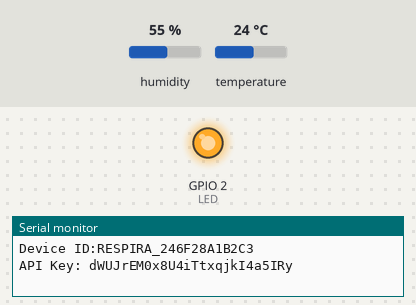
Simulated run of this sketch. Board: ESP32. Shown: output pins drawn as LEDs (lit = HIGH), the last lines printed to the serial monitor. Inputs (shaded band) come from the test bench; at power-on: humidity 55 %, temperature 24 °C. WiFi joins after 1.5 s; servers stay silent unless stated; uploads are accepted with an empty reply.

Above: at 3.1 s.
At 4.6 s:
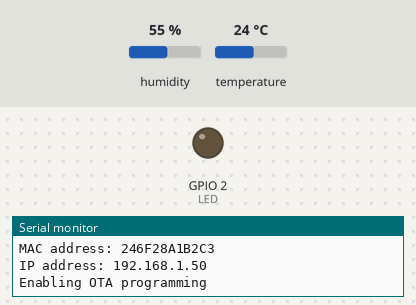
Timing chart, 0 to 26.4 s (numbered marks = the images above):
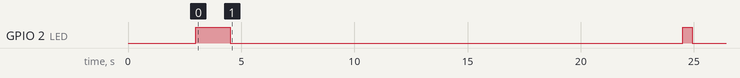

Measured:
- by itself, GPIO 2 (LED): HIGH → LOW at 4.5 s, → HIGH 20.0 s later, → LOW 0.40 s later

The sketch:

respira_fiware_sena.ino
```cpp
// (licence header left out)
#include <WiFi.h>
#include <esp_system.h>
#include <DNSServer.h>
#include <WebServer.h>
#include <WiFiManager.h>         // https://github.com/tzapu/WiFiManager

#include "config.h"
#include "fiware.h"
#include "respira_dht22.h"

#ifdef ENABLE_OTA_PROGRAMMING
#include <ESPmDNS.h>
#include <WiFiUdp.h>
#include <ArduinoOTA.h>
#endif

/**
 * Watchdog
 */
#ifdef WATCHDOG_ENABLED
const uint32_t WATCHDOG_DELAY = 30000000; // in usec
const int loopTimeCtl = 0;
hw_timer_t *timer = NULL;
#endif

// LED pin
#define LED  2

// Wifi managerapp
WiFiManager wifiManager;
const char wmPassword[] = "respira";

// Device MAC address
char deviceMac[16];

// Description string
char deviceId[32];

// FIWARE object
FIWARE fiware(FIWARE_SERVER, FIWARE_UL_PORT, FIWARE_APIKEY, FIWARE_QRY_PORT, FIWARE_SERVICE, FIWARE_SERVICE_PATH, APP_NAME);

// RESPIRA sensor set
RESPIRA_DHT22 dht22;
//RESPIRA_SPS30 sps30;
//RESPIRA_TB600 no2Sensor(&Serial2);
//RESPIRA_SI7021 si7021;

// Time of last sample in msec
uint32_t lastSampleTime = 0;

// Zero calibration for the NO2 sensor
//const uint32_t ZERO_CALIB_LOOPS = ZERO_CALIB_INTERVAL - TX_INTERVAL;
//uint16_t zeroCalibLoops = 0;

// Time of last transmission in msec
uint32_t lastTxTime = 0;

// First reading after startup
bool firstReading = true;

// force transmission
bool transmitNow = false;

/**
 * Restart board
 */
void restart(void)
{
  // Restart ESP32
  ESP.restart();
}

/**
 * readSettings
 *
 * Read settings received from CB
 *
 * @param settings Settings received in string format
 *
 * @return True in case of command successfully processed
 */
bool readSettings(char *settings)
{
  char *ptr1 = settings, *ptr2;
  uint8_t numParam = 0;
  float params[12];

  // Parse config string
  while((ptr2 = strchr(ptr1, '|')) != NULL)
  {
    if (numParam == sizeof(params))
      return false;

    ptr2[0] = 0;
    params[numParam++] = atof(ptr1);
    ptr1 = ptr2 + 1;
  }

  // Last paramter
  params[numParam++] = atof(ptr1);

  // Check number of parameters and update settings
  if (numParam == (sizeof(params)/sizeof(float)))
  {
    Serial.println("Updating config settings");
    return true;
  }
}

/**
 * transmit
 *
 * Build UL string and transmit to FIWARE IoT agent
 *
 * @return true in case of sucess
 */
bool transmit(void)
{
  char txBuf[256];
  // Temperature in ºC
  float temperature = dht22.getAvgTemperature();
  // Relative humidity
  float humidity = dht22.getAvgHumidity();
  // Preparing UL frame
  sprintf(txBuf, "t|%.2f|h|%.2f",
    temperature,
    humidity
  );

  Serial.println(txBuf);

  bool ret = fiware.send(deviceId, txBuf);

  // OK received from server?
  if (ret)
  {
    // Reset averages
    dht22.resetAvg();
  }
  return ret;
}

/**
 * Main setup function
 */
void setup()
{
  // Let the power supply stabilize
  delay(3000);

  // Setup UART
  Serial.begin(115200);
  Serial.println();

  // Config LED pin
  pinMode(LED, OUTPUT);
  digitalWrite(LED, LOW);

  // Get MAC
  WiFi.begin();
  uint8_t mac[6];
  WiFi.macAddress(mac);
  sprintf(deviceMac, "%02X%02X%02X%02X%02X%02X", mac[0], mac[1], mac[2], mac[3], mac[4], mac[5]);

  // Device ID
  sprintf(deviceId, "%s_%s", APP_NAME, deviceMac);

  Serial.print("Device ID:"); Serial.println(deviceId);
  Serial.print("API Key: "); Serial.println(FIWARE_APIKEY);

  digitalWrite(LED, HIGH);

  // WiFi Manager timeout
  wifiManager.setConfigPortalTimeout(300);

  // WiFi Manager autoconnect
  if (!wifiManager.autoConnect(deviceId))
  {
    Serial.println("failed to connect and hit timeout");
    ESP.restart();
    delay(1000);
  }
  else
  {
    Serial.println("");
    Serial.print("MAC address: ");
    Serial.println(deviceMac);
    Serial.print("IP address: ");
    Serial.println(WiFi.localIP());
  }

  // OTA programming
  #ifdef ENABLE_OTA_PROGRAMMING

  Serial.println("Enabling OTA programming");
  ArduinoOTA.setHostname(deviceId);
  ArduinoOTA.setPasswordHash("39a6fe1d4dac1ead27f12b3c2cbf7221");

  ArduinoOTA
    .onStart([]()
    {
      String type;
      if (ArduinoOTA.getCommand() == U_FLASH)
        type = "sketch";
      else // U_SPIFFS
        type = "filesystem";

      // NOTE: if updating SPIFFS this would be the place to unmount SPIFFS using SPIFFS.end()
      Serial.println("Start updating " + type);
    })
    .onEnd([]()
    {
      Serial.println("\nEnd");
    })
    .onProgress([](unsigned int progress, unsigned int total)
    {
      Serial.print("Progress: "); Serial.println(progress / (total / 100));
    })
    .onError([](ota_error_t error)
    {
      Serial.print("Error "); Serial.println(error);
      if (error == OTA_AUTH_ERROR) Serial.println("Auth Failed");
      else if (error == OTA_BEGIN_ERROR) Serial.println("Begin Failed");
      else if (error == OTA_CONNECT_ERROR) Serial.println("Connect Failed");
      else if (error == OTA_RECEIVE_ERROR) Serial.println("Receive Failed");
      else if (error == OTA_END_ERROR) Serial.println("End Failed");
    });

  ArduinoOTA.begin();

  #endif

//  #ifdef WATCHDOG_ENABLED
//  Serial.println("Enabling watchdog timer");
//  // Watchdog timer
//  timer = timerBegin(0, 80, true); //timer 0, div 80
//  timer = timerBegin(80); //timer 0, div 80
//  timerAttachInterrupt(timer, &restart, true);
//  timerAlarmWrite(timer, WATCHDOG_DELAY, false); //set time in us
//  timerAlarmEnable(timer); //enable interrupt
//  #endif

  // Initialize sensors
  dht22.begin();
  digitalWrite(LED, LOW);

  lastSampleTime = millis();
}

/**
 * Endless loop
 */
void loop()
{
  if ((millis() - lastSampleTime) >= SAMPLING_INTERVAL)
  {
    digitalWrite(LED, HIGH);
    Serial.println("Leyendo DHT22");
    dht22.read();
    lastSampleTime = millis();
    digitalWrite(LED, LOW);

    if (firstReading)
    {
      // Force transmission
      firstReading = false;
      transmitNow = true;
    }
  }

  if (((millis() - lastTxTime) >= TX_INTERVAL) || transmitNow)
  {
    digitalWrite(LED, HIGH);

    if (transmitNow)
      transmitNow = false;

    Serial.println("Transmitting UL frame");
    if (transmit())
    {
      Serial.println("OK");
      lastTxTime = millis();
    }
    else
      restart();


    // Query calibration settings
    char settings[FIWARE_SERVER_RESPONSE_MAXLEN];
    settings[0] = 0;  // Default contents

    Serial.println("Retrieving config settings from FIWARE CB");

    if (fiware.querySettings(settings, deviceId))
      readSettings(settings);

    digitalWrite(LED, LOW);

  }

  //#ifdef WATCHDOG_ENABLED
  // Reset WDT (feed watchdog)
  //timerWrite(timer, 0);
  //#endif

  #ifdef ENABLE_OTA_PROGRAMMING
  ArduinoOTA.handle();
  #endif

  //delay(1000);
}
```

fiware.h
```cpp
// (licence header left out)
#ifndef _FIWARE_H
#define _FIWARE_H

#include <stdarg.h>
#include <Arduino.h>
#include <HTTPClient.h>

#define FIWARE_SERVER_STRING_MAXLEN    32
#define FIWARE_SERVER_RESPONSE_MAXLEN  512
#define FIWARE_CMD_MAX_LEN             128
#define FIWARE_CMD_CONFIG             "config"


class FIWARE
{
  private:
    /**
     * FIWARE server URL
     */
    char server[FIWARE_SERVER_STRING_MAXLEN];

    /**
     * FIWARE UltraLight API port
     */
    uint16_t ulPort;

    /**
     * FIWARE entity API port
     */
    uint16_t queryPort;

    /**
     * FIWARE service
     */
    char service[FIWARE_SERVER_STRING_MAXLEN];

    /**
     * FIWARE service path
     */
    char servicePath[FIWARE_SERVER_STRING_MAXLEN];

    /**
     * Type of device
     */
    char deviceType[FIWARE_SERVER_STRING_MAXLEN];

    /**
     * Ultralight IoT agent API key
     */
    char apiKey[FIWARE_SERVER_STRING_MAXLEN];

  public:
    /**
     * Class constructor
     *
     * @param fiwareServer FIWARE server URL or IP address
     * @param ulP Port for UltraLight API
     * @param apiK UltraLight API key
     * @param qryP Port for NGSI entity API
     * @param serv FIWARE service
     * @param servPath FIWARE service path
     * @param devType Device type
     */
    inline FIWARE(const char *fiwareServer, const uint16_t ulP, const char *apiK, const uint16_t qryP = 0, const char* serv=NULL, const char* servPath=NULL, const char* devType= "RESPIRA")
    {
      strcpy(server, fiwareServer);
      ulPort = ulP;
      queryPort = qryP;
      strcpy(apiKey, apiK);
      strcpy(service, serv);
      strcpy(servicePath, servPath);
      strcpy(deviceType, devType);
    }

    /**
     * send
     *
     * Send attribute value
     *
     * @param entity Entity name
     * @param attributes Attributes following UltraLight format (attr1|val1#attr1|val2...)
     *
     * @return True in case of success. Return false otherwise
     */
    inline bool send(char *entity, char *attributes)
    {
      HTTPClient http;

      bool ret = false;

      // Make a HTTP request:
      char url[128];
      sprintf(url, "http://%s:%d/iot/d?k=%s&i=%s&getCmd=1", server, ulPort, apiKey, entity);

      http.begin(url);
      http.addHeader("Content-Type", "text/plain");
      int httpCode = http.POST(attributes);

      Serial.print("HTTP response: ");
      Serial.println(httpCode);

      if (httpCode == HTTP_CODE_OK)
        ret = true;

      http.end();

      return ret;
    }

    /**
     * querySettings
     *
     * Query configuration settings
     *
     * @param settings JSON string received from CB
     * @param entity Entity name
     *
     * @return True in case of success. Return false otherwise
     */
    inline bool querySettings(char *settings, char *entity)
    {
      HTTPClient http;

      bool ret = false;

      if ((service == NULL) || (queryPort == 0))
        return false;

      // Make a HTTP request:
      char url[256];
      sprintf(url, "http://%s:%d/v2/entities/%s:%s/attrs/config/value", server, queryPort, deviceType, entity);

      http.begin(url);
      http.addHeader("fiware-service", service);
      http.addHeader("fiware-servicepath", servicePath);
      int httpCode = http.GET();

      if (httpCode == HTTP_CODE_OK)
      {
        String payload = http.getString();

        Serial.println("Response from server:");
        Serial.println(payload);

        if (payload.length() < FIWARE_SERVER_RESPONSE_MAXLEN)
          payload.toCharArray(settings, payload.length() + 1);

        ret = true;
      }

      http.end();

      return ret;
    }
};
#endif
```

respira_dht22.h
```cpp
// (licence header left out)
#ifndef _RESPIRA_DTH22_H
#define _RESPIRA_DHT22_H
#include <DHT.h>
#define DHTTYPE DHT22
#define DHTPIN 13

//#include "SparkFun_Si7021_Breakout_Library.h"

/**
 * Return codes
 */
#define RESPIRA_DHT22_OK  0

class RESPIRA_DHT22
{
  private:
    /**
     * Sensor object
     */
    //Weather htu;
    DHT *htu;
    /**
     * Average temperature in ºC
     */
    float avgTemperature;

    /**
     * Average humidity in %
     */
    float avgHumidity;

    /**
     * Number of samples for the calculation of the averages
     */
    uint16_t avgSamples;

  public:
    /**
     * Class constructor
     */
    inline RESPIRA_DHT22(void)
    {
      htu=new DHT(DHTPIN, DHTTYPE);
      resetAvg();
    }

    /**
     * begin
     *
     * Initialize sensor board
     *
     * @return return code
     */
    inline uint8_t begin(void)
    {
      // Initialize sensor
      htu->begin();

      return RESPIRA_DHT22_OK;
    }

    /**
     * read
     *
     * Request reading and read response from sensor
     *
     * @return Return code
     */
    inline uint8_t read(void)
    {
      float temperature = htu->readTemperature();
      float humidity = htu->readHumidity();

      Serial.print("DHT22 : Temperature = "); Serial.print(temperature); Serial.print(" ºC - ");
      Serial.print("Humidity = "); Serial.print(humidity); Serial.println(" %");

      // Update averages
      avgTemperature += temperature;
      avgHumidity += humidity;
      avgSamples++;

      return RESPIRA_DHT22_OK;
    }

    /**
     * getTemperature
     *
     * Get instant temperature in ºC
     *
     * @return temperature in ºC
     */
    inline float getTemperature(void)
    {
      return htu->readTemperature();
    }

    /**
     * getHumidity
     *
     * Get instant humidity in º%
     *
     * @return Relative humidity in %
     */
    inline float getHumidity(void)
    {
      return htu->readHumidity();
    }

    /**
     * getAvgTemperature
     *
     * Get average temperature
     *
     * @return Average temperature in ºC
     */
    inline float getAvgTemperature(void)
    {
      if (avgSamples == 0)
        return 0.0;

      return avgTemperature / avgSamples;
    }

    /**
     * getAvgHumidity
     *
     * Get average humidity
     *
     * @return Average humidity in %
     */
    inline float getAvgHumidity(void)
    {
      if (avgSamples == 0)
        return 0.0;

      return avgHumidity / avgSamples;
    }

    /**
     * resetAvg
     *
     * Reset average variables
     */
    inline void resetAvg(void)
    {
      avgTemperature = 0;
      avgHumidity = 0;
      avgSamples = 0;
    }
};
#endif
```

config.h
```cpp
// (licence header left out)
/**
 * Enable watchdog
 */
//#define WATCHDOG_ENABLED  1

/**
 * Enable OTA programming
 */
#define ENABLE_OTA_PROGRAMMING  1

/**
 * Application name
 */
const char APP_NAME[] = "RESPIRA";

/**
 * FIWARE settings
 */
const char FIWARE_SERVER[] = "calidadmedioambiental.org";

// NGSI setings
const uint16_t FIWARE_QRY_PORT = 80; // NGSI entity query port
const char FIWARE_SERVICE[] = "openiot";
const char FIWARE_SERVICE_PATH[] = "/2x78e";

// UltraLight setings
const uint16_t FIWARE_UL_PORT = 80; //7896;  // UltraLight port
const char FIWARE_APIKEY[] = "dWUJrEM0x8U4iTtxqjkI4a5IRy";

/**
 * Sampling interval in msec
 */
const uint32_t SAMPLING_INTERVAL = 20000; // 20 sec

/**
 * Transmission interval in msec
 */
const uint32_t TX_INTERVAL = 900000; // 15 min

/**
 * Zero calibration interval for the NO2 sensor
 */
//const uint32_t ZERO_CALIB_INTERVAL = 10 * 24 * 3600000; // 10 days
```
